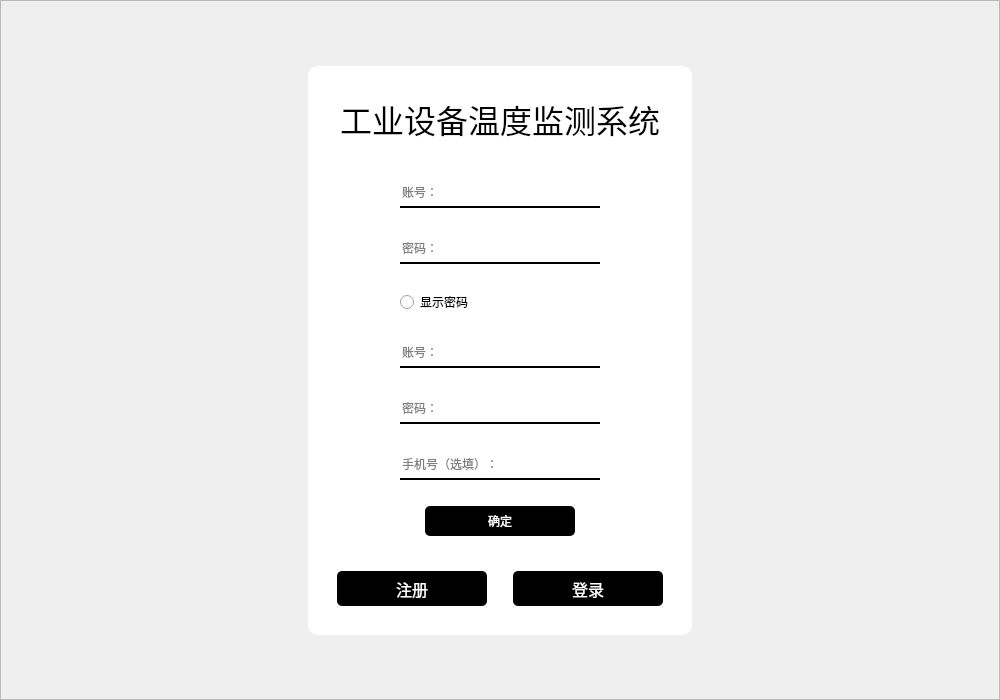
<?xml version="1.0" encoding="UTF-8"?>
<ui version="4.0">
 <class>MainWindow</class>
 <widget class="QMainWindow" name="MainWindow">
  <property name="geometry">
   <rect>
    <x>0</x>
    <y>0</y>
    <width>1000</width>
    <height>700</height>
   </rect>
  </property>
  <property name="font">
   <font>
    <family>楷体</family>
    <pointsize>12</pointsize>
    <weight>50</weight>
    <italic>false</italic>
    <bold>false</bold>
   </font>
  </property>
  <property name="windowTitle">
   <string>工业设备温度监测系统</string>
  </property>
  <property name="styleSheet">
   <string notr="true">*{font: 12pt &quot;楷体&quot;;}
QPushButton{
    background-color:rgb(0, 0, 0);
    color:rgb(255, 255, 255);
    border-radius:5px;
}
QPushButton:pressed{
    padding-top:5px;
    padding-left:5px;
}</string>
  </property>
  <widget class="QWidget" name="centralwidget">
   <layout class="QVBoxLayout" name="verticalLayout_2">
    <property name="leftMargin">
     <number>0</number>
    </property>
    <property name="topMargin">
     <number>0</number>
    </property>
    <property name="rightMargin">
     <number>0</number>
    </property>
    <property name="bottomMargin">
     <number>0</number>
    </property>
    <item>
     <widget class="QFrame" name="frame_bg">
      <property name="styleSheet">
       <string notr="true">#frame_bg{
border-image: url(:/img/工业设备温度监测系统.png);}</string>
      </property>
      <property name="frameShape">
       <enum>QFrame::StyledPanel</enum>
      </property>
      <property name="frameShadow">
       <enum>QFrame::Raised</enum>
      </property>
      <layout class="QVBoxLayout" name="verticalLayout_3" stretch="1,3,1">
       <item>
        <spacer name="verticalSpacer_4">
         <property name="orientation">
          <enum>Qt::Vertical</enum>
         </property>
         <property name="sizeHint" stdset="0">
          <size>
           <width>20</width>
           <height>127</height>
          </size>
         </property>
        </spacer>
       </item>
       <item>
        <layout class="QHBoxLayout" name="horizontalLayout_6" stretch="1,1,1">
         <item>
          <spacer name="horizontalSpacer_12">
           <property name="orientation">
            <enum>Qt::Horizontal</enum>
           </property>
           <property name="sizeHint" stdset="0">
            <size>
             <width>40</width>
             <height>20</height>
            </size>
           </property>
          </spacer>
         </item>
         <item>
          <widget class="QFrame" name="frame">
           <property name="styleSheet">
            <string notr="true">#frame{
background-color: rgb(255, 255, 255);
border-radius:10px;
}
QLineEdit{
background-color: rgba(0, 0, 0,0);
border:none;
border-bottom:2px solid rgb(0, 0, 0);
}</string>
           </property>
           <property name="frameShape">
            <enum>QFrame::StyledPanel</enum>
           </property>
           <property name="frameShadow">
            <enum>QFrame::Raised</enum>
           </property>
           <layout class="QVBoxLayout" name="verticalLayout" stretch="1,1,1,0,0,1,1,1">
            <item>
             <spacer name="horizontalSpacer_15">
              <property name="orientation">
               <enum>Qt::Horizontal</enum>
              </property>
              <property name="sizeHint" stdset="0">
               <size>
                <width>40</width>
                <height>20</height>
               </size>
              </property>
             </spacer>
            </item>
            <item>
             <layout class="QHBoxLayout" name="horizontalLayout_2">
              <item>
               <spacer name="horizontalSpacer_2">
                <property name="orientation">
                 <enum>Qt::Horizontal</enum>
                </property>
                <property name="sizeHint" stdset="0">
                 <size>
                  <width>40</width>
                  <height>20</height>
                 </size>
                </property>
               </spacer>
              </item>
              <item>
               <widget class="QLabel" name="label">
                <property name="font">
                 <font>
                  <family>楷体</family>
                  <pointsize>24</pointsize>
                  <weight>50</weight>
                  <italic>false</italic>
                  <bold>false</bold>
                 </font>
                </property>
                <property name="styleSheet">
                 <string notr="true">font: 24pt &quot;楷体&quot;;</string>
                </property>
                <property name="text">
                 <string>工业设备温度监测系统</string>
                </property>
                <property name="alignment">
                 <set>Qt::AlignCenter</set>
                </property>
               </widget>
              </item>
              <item>
               <spacer name="horizontalSpacer">
                <property name="orientation">
                 <enum>Qt::Horizontal</enum>
                </property>
                <property name="sizeHint" stdset="0">
                 <size>
                  <width>40</width>
                  <height>20</height>
                 </size>
                </property>
               </spacer>
              </item>
             </layout>
            </item>
            <item>
             <spacer name="horizontalSpacer_19">
              <property name="orientation">
               <enum>Qt::Horizontal</enum>
              </property>
              <property name="sizeHint" stdset="0">
               <size>
                <width>40</width>
                <height>20</height>
               </size>
              </property>
             </spacer>
            </item>
            <item>
             <widget class="QFrame" name="frame_login">
              <property name="styleSheet">
               <string notr="true">#frame_login{
border:none}</string>
              </property>
              <property name="frameShape">
               <enum>QFrame::StyledPanel</enum>
              </property>
              <property name="frameShadow">
               <enum>QFrame::Raised</enum>
              </property>
              <layout class="QVBoxLayout" name="verticalLayout_4">
               <item>
                <layout class="QHBoxLayout" name="horizontalLayout_5" stretch="1,1,1">
                 <item>
                  <spacer name="horizontalSpacer_3">
                   <property name="orientation">
                    <enum>Qt::Horizontal</enum>
                   </property>
                   <property name="sizeHint" stdset="0">
                    <size>
                     <width>40</width>
                     <height>20</height>
                    </size>
                   </property>
                  </spacer>
                 </item>
                 <item>
                  <widget class="QLineEdit" name="lineEdit_user">
                   <property name="minimumSize">
                    <size>
                     <width>200</width>
                     <height>30</height>
                    </size>
                   </property>
                   <property name="placeholderText">
                    <string>账号：</string>
                   </property>
                  </widget>
                 </item>
                 <item>
                  <spacer name="horizontalSpacer_4">
                   <property name="orientation">
                    <enum>Qt::Horizontal</enum>
                   </property>
                   <property name="sizeHint" stdset="0">
                    <size>
                     <width>40</width>
                     <height>20</height>
                    </size>
                   </property>
                  </spacer>
                 </item>
                </layout>
               </item>
               <item>
                <spacer name="horizontalSpacer_9">
                 <property name="orientation">
                  <enum>Qt::Horizontal</enum>
                 </property>
                 <property name="sizeHint" stdset="0">
                  <size>
                   <width>40</width>
                   <height>20</height>
                  </size>
                 </property>
                </spacer>
               </item>
               <item>
                <layout class="QHBoxLayout" name="horizontalLayout_4" stretch="1,1,1">
                 <item>
                  <spacer name="horizontalSpacer_5">
                   <property name="orientation">
                    <enum>Qt::Horizontal</enum>
                   </property>
                   <property name="sizeHint" stdset="0">
                    <size>
                     <width>40</width>
                     <height>20</height>
                    </size>
                   </property>
                  </spacer>
                 </item>
                 <item>
                  <widget class="QLineEdit" name="lineEdit_password">
                   <property name="minimumSize">
                    <size>
                     <width>200</width>
                     <height>30</height>
                    </size>
                   </property>
                   <property name="echoMode">
                    <enum>QLineEdit::Password</enum>
                   </property>
                   <property name="placeholderText">
                    <string>密码：</string>
                   </property>
                  </widget>
                 </item>
                 <item>
                  <spacer name="horizontalSpacer_6">
                   <property name="orientation">
                    <enum>Qt::Horizontal</enum>
                   </property>
                   <property name="sizeHint" stdset="0">
                    <size>
                     <width>40</width>
                     <height>20</height>
                    </size>
                   </property>
                  </spacer>
                 </item>
                </layout>
               </item>
               <item>
                <spacer name="horizontalSpacer_18">
                 <property name="orientation">
                  <enum>Qt::Horizontal</enum>
                 </property>
                 <property name="sizeHint" stdset="0">
                  <size>
                   <width>40</width>
                   <height>20</height>
                  </size>
                 </property>
                </spacer>
               </item>
               <item>
                <layout class="QHBoxLayout" name="horizontalLayout_3" stretch="1,1,1">
                 <item>
                  <spacer name="horizontalSpacer_7">
                   <property name="orientation">
                    <enum>Qt::Horizontal</enum>
                   </property>
                   <property name="sizeHint" stdset="0">
                    <size>
                     <width>40</width>
                     <height>20</height>
                    </size>
                   </property>
                  </spacer>
                 </item>
                 <item>
                  <widget class="QRadioButton" name="passwordshow">
                   <property name="minimumSize">
                    <size>
                     <width>200</width>
                     <height>0</height>
                    </size>
                   </property>
                   <property name="text">
                    <string>显示密码</string>
                   </property>
                  </widget>
                 </item>
                 <item>
                  <spacer name="horizontalSpacer_8">
                   <property name="orientation">
                    <enum>Qt::Horizontal</enum>
                   </property>
                   <property name="sizeHint" stdset="0">
                    <size>
                     <width>40</width>
                     <height>20</height>
                    </size>
                   </property>
                  </spacer>
                 </item>
                </layout>
               </item>
              </layout>
             </widget>
            </item>
            <item>
             <widget class="QFrame" name="frame_r">
              <property name="styleSheet">
               <string notr="true">#frame_r{
border:none}</string>
              </property>
              <property name="frameShape">
               <enum>QFrame::StyledPanel</enum>
              </property>
              <property name="frameShadow">
               <enum>QFrame::Raised</enum>
              </property>
              <layout class="QVBoxLayout" name="verticalLayout_5">
               <item>
                <layout class="QHBoxLayout" name="horizontalLayout_9" stretch="1,1,1">
                 <item>
                  <spacer name="horizontalSpacer_21">
                   <property name="orientation">
                    <enum>Qt::Horizontal</enum>
                   </property>
                   <property name="sizeHint" stdset="0">
                    <size>
                     <width>40</width>
                     <height>20</height>
                    </size>
                   </property>
                  </spacer>
                 </item>
                 <item>
                  <widget class="QLineEdit" name="lineEdit_r_user">
                   <property name="minimumSize">
                    <size>
                     <width>200</width>
                     <height>30</height>
                    </size>
                   </property>
                   <property name="placeholderText">
                    <string>账号：</string>
                   </property>
                  </widget>
                 </item>
                 <item>
                  <spacer name="horizontalSpacer_22">
                   <property name="orientation">
                    <enum>Qt::Horizontal</enum>
                   </property>
                   <property name="sizeHint" stdset="0">
                    <size>
                     <width>40</width>
                     <height>20</height>
                    </size>
                   </property>
                  </spacer>
                 </item>
                </layout>
               </item>
               <item>
                <spacer name="horizontalSpacer_24">
                 <property name="orientation">
                  <enum>Qt::Horizontal</enum>
                 </property>
                 <property name="sizeHint" stdset="0">
                  <size>
                   <width>40</width>
                   <height>20</height>
                  </size>
                 </property>
                </spacer>
               </item>
               <item>
                <spacer name="verticalSpacer_6">
                 <property name="orientation">
                  <enum>Qt::Vertical</enum>
                 </property>
                 <property name="sizeHint" stdset="0">
                  <size>
                   <width>20</width>
                   <height>40</height>
                  </size>
                 </property>
                </spacer>
               </item>
               <item>
                <layout class="QHBoxLayout" name="horizontalLayout_8" stretch="1,1,1">
                 <item>
                  <spacer name="horizontalSpacer_17">
                   <property name="orientation">
                    <enum>Qt::Horizontal</enum>
                   </property>
                   <property name="sizeHint" stdset="0">
                    <size>
                     <width>40</width>
                     <height>20</height>
                    </size>
                   </property>
                  </spacer>
                 </item>
                 <item>
                  <widget class="QLineEdit" name="lineEdit_r_password">
                   <property name="minimumSize">
                    <size>
                     <width>200</width>
                     <height>30</height>
                    </size>
                   </property>
                   <property name="placeholderText">
                    <string>密码：</string>
                   </property>
                  </widget>
                 </item>
                 <item>
                  <spacer name="horizontalSpacer_20">
                   <property name="orientation">
                    <enum>Qt::Horizontal</enum>
                   </property>
                   <property name="sizeHint" stdset="0">
                    <size>
                     <width>40</width>
                     <height>20</height>
                    </size>
                   </property>
                  </spacer>
                 </item>
                </layout>
               </item>
               <item>
                <spacer name="horizontalSpacer_23">
                 <property name="orientation">
                  <enum>Qt::Horizontal</enum>
                 </property>
                 <property name="sizeHint" stdset="0">
                  <size>
                   <width>40</width>
                   <height>20</height>
                  </size>
                 </property>
                </spacer>
               </item>
               <item>
                <layout class="QHBoxLayout" name="horizontalLayout_7" stretch="1,1,1">
                 <item>
                  <spacer name="horizontalSpacer_14">
                   <property name="orientation">
                    <enum>Qt::Horizontal</enum>
                   </property>
                   <property name="sizeHint" stdset="0">
                    <size>
                     <width>40</width>
                     <height>20</height>
                    </size>
                   </property>
                  </spacer>
                 </item>
                 <item>
                  <widget class="QLineEdit" name="lineEdit_phone">
                   <property name="minimumSize">
                    <size>
                     <width>200</width>
                     <height>30</height>
                    </size>
                   </property>
                   <property name="placeholderText">
                    <string>手机号（选填）：</string>
                   </property>
                  </widget>
                 </item>
                 <item>
                  <spacer name="horizontalSpacer_16">
                   <property name="orientation">
                    <enum>Qt::Horizontal</enum>
                   </property>
                   <property name="sizeHint" stdset="0">
                    <size>
                     <width>40</width>
                     <height>20</height>
                    </size>
                   </property>
                  </spacer>
                 </item>
                </layout>
               </item>
               <item>
                <spacer name="horizontalSpacer_28">
                 <property name="orientation">
                  <enum>Qt::Horizontal</enum>
                 </property>
                 <property name="sizeHint" stdset="0">
                  <size>
                   <width>40</width>
                   <height>20</height>
                  </size>
                 </property>
                </spacer>
               </item>
               <item>
                <layout class="QHBoxLayout" name="horizontalLayout_10">
                 <item>
                  <spacer name="horizontalSpacer_25">
                   <property name="orientation">
                    <enum>Qt::Horizontal</enum>
                   </property>
                   <property name="sizeHint" stdset="0">
                    <size>
                     <width>40</width>
                     <height>20</height>
                    </size>
                   </property>
                  </spacer>
                 </item>
                 <item>
                  <widget class="QPushButton" name="btn_ok">
                   <property name="minimumSize">
                    <size>
                     <width>150</width>
                     <height>30</height>
                    </size>
                   </property>
                   <property name="text">
                    <string>确定</string>
                   </property>
                  </widget>
                 </item>
                 <item>
                  <spacer name="horizontalSpacer_26">
                   <property name="orientation">
                    <enum>Qt::Horizontal</enum>
                   </property>
                   <property name="sizeHint" stdset="0">
                    <size>
                     <width>40</width>
                     <height>20</height>
                    </size>
                   </property>
                  </spacer>
                 </item>
                </layout>
               </item>
              </layout>
             </widget>
            </item>
            <item>
             <spacer name="horizontalSpacer_10">
              <property name="orientation">
               <enum>Qt::Horizontal</enum>
              </property>
              <property name="sizeHint" stdset="0">
               <size>
                <width>40</width>
                <height>20</height>
               </size>
              </property>
             </spacer>
            </item>
            <item>
             <layout class="QHBoxLayout" name="horizontalLayout" stretch="1,0,0,1,1">
              <item>
               <spacer name="verticalSpacer">
                <property name="orientation">
                 <enum>Qt::Vertical</enum>
                </property>
                <property name="sizeHint" stdset="0">
                 <size>
                  <width>20</width>
                  <height>40</height>
                 </size>
                </property>
               </spacer>
              </item>
              <item>
               <widget class="QPushButton" name="btn_register">
                <property name="minimumSize">
                 <size>
                  <width>150</width>
                  <height>35</height>
                 </size>
                </property>
                <property name="font">
                 <font>
                  <family>楷体</family>
                  <pointsize>12</pointsize>
                  <weight>50</weight>
                  <italic>false</italic>
                  <bold>false</bold>
                 </font>
                </property>
                <property name="text">
                 <string>注册</string>
                </property>
               </widget>
              </item>
              <item>
               <spacer name="verticalSpacer_3">
                <property name="orientation">
                 <enum>Qt::Vertical</enum>
                </property>
                <property name="sizeHint" stdset="0">
                 <size>
                  <width>20</width>
                  <height>40</height>
                 </size>
                </property>
               </spacer>
              </item>
              <item>
               <widget class="QPushButton" name="btn_login">
                <property name="minimumSize">
                 <size>
                  <width>150</width>
                  <height>35</height>
                 </size>
                </property>
                <property name="font">
                 <font>
                  <family>楷体</family>
                  <pointsize>12</pointsize>
                  <weight>50</weight>
                  <italic>false</italic>
                  <bold>false</bold>
                 </font>
                </property>
                <property name="text">
                 <string>登录</string>
                </property>
               </widget>
              </item>
              <item>
               <spacer name="verticalSpacer_2">
                <property name="orientation">
                 <enum>Qt::Vertical</enum>
                </property>
                <property name="sizeHint" stdset="0">
                 <size>
                  <width>20</width>
                  <height>40</height>
                 </size>
                </property>
               </spacer>
              </item>
             </layout>
            </item>
            <item>
             <spacer name="horizontalSpacer_11">
              <property name="orientation">
               <enum>Qt::Horizontal</enum>
              </property>
              <property name="sizeHint" stdset="0">
               <size>
                <width>40</width>
                <height>20</height>
               </size>
              </property>
             </spacer>
            </item>
           </layout>
          </widget>
         </item>
         <item>
          <spacer name="horizontalSpacer_13">
           <property name="orientation">
            <enum>Qt::Horizontal</enum>
           </property>
           <property name="sizeHint" stdset="0">
            <size>
             <width>40</width>
             <height>20</height>
            </size>
           </property>
          </spacer>
         </item>
        </layout>
       </item>
       <item>
        <spacer name="verticalSpacer_5">
         <property name="orientation">
          <enum>Qt::Vertical</enum>
         </property>
         <property name="sizeHint" stdset="0">
          <size>
           <width>20</width>
           <height>127</height>
          </size>
         </property>
        </spacer>
       </item>
      </layout>
     </widget>
    </item>
   </layout>
  </widget>
 </widget>
 <resources>
  <include location="../images/images.qrc"/>
 </resources>
 <connections/>
</ui>
